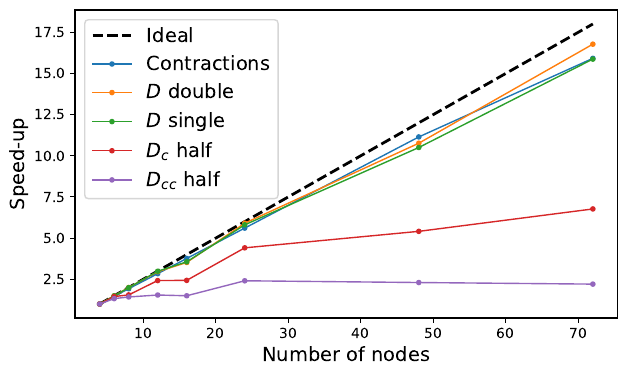

The script that saved this image:
import numpy as np
from matplotlib import pyplot as plt

x,contr,Dd,Ds,Dc,Dcc=np.loadtxt("speedup.dat", skiprows=1).transpose()

l1=2
l2=1

plt.plot(x,x/x[0],ls="--",lw=l1,label="Ideal",color="black")
plt.plot(x,contr,ls="-",lw=l2,marker=".",label="Contractions")
plt.plot(x,Dd,ls="-",lw=l2,marker=".",label="$D$ double")
plt.plot(x,Ds,ls="-",lw=l2,marker=".",label="$D$ single")
plt.plot(x,Dc,ls="-",lw=l2,marker=".",label="$D_c$ half")
plt.plot(x,Dcc,ls="-",lw=l2,marker=".",label="$D_{cc}$ half")

fig = plt.gcf()
fig.set_size_inches(7, 4)
plt.xlabel("Number of nodes", fontsize=14)
plt.ylabel("Speed-up", fontsize=14)
plt.legend(fontsize=14)
fig.savefig("speedup.pdf",bbox_inches="tight")
